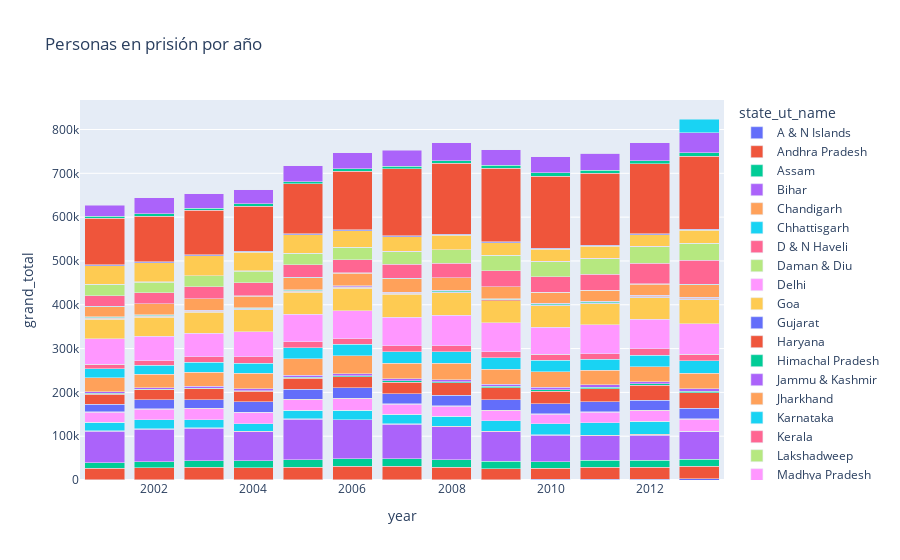

The notebook cell this image was saved under:
### Code cell
px.bar(totalbyyear, x='year', y='grand_total', color='state_ut_name', barmode='stack', title='Personas en prisión por año')

### Figure 1 — Plotly figure (JSON) as saved in the notebook; plotly's stock layout.template omitted (floating-point values rounded to 4 significant figures)
{"data": [{"alignmentgroup": "True", "hovertemplate": "state_ut_name=A & N Islands<br>year=%{x}<br>grand_total=%{y}<extra></extra>", "legendgroup": "A & N Islands", "marker": {"color": "#636efa"}, "name": "A & N Islands", "offsetgroup": "A & N Islands", "orientation": "v", "showlegend": true, "textposition": "auto", "type": "bar", "x": [2001, 2002, 2003, 2004, 2005, 2006, 2007, 2008, 2009, 2010, 2011, 2012, 2013], "xaxis": "x", "y": [766, 662, 592, 442, 448, 692, 826, 442, 456, 1376, 2238, 2252, 2298], "yaxis": "y"}, {"alignmentgroup": "True", "hovertemplate": "state_ut_name=Andhra Pradesh<br>year=%{x}<br>grand_total=%{y}<extra></extra>", "legendgroup": "Andhra Pradesh", "marker": {"color": "#EF553B"}, "name": "Andhra Pradesh", "offsetgroup": "Andhra Pradesh", "orientation": "v", "showlegend": true, "textposition": "auto", "type": "bar", "x": [2001, 2002, 2003, 2004, 2005, 2006, 2007, 2008, 2009, 2010, 2011, 2012, 2013], "xaxis": "x", "y": [26180, 26846, 28168, 27762, 29226, 30842, 30090, 28160, 25616, 24980, 26426, 26570, 28626], "yaxis": "y"}, {"alignmentgroup": "True", "hovertemplate": "state_ut_name=Assam<br>year=%{x}<br>grand_total=%{y}<extra></extra>", "legendgroup": "Assam", "marker": {"color": "#00cc96"}, "name": "Assam", "offsetgroup": "Assam", "orientation": "v", "showlegend": true, "textposition": "auto", "type": "bar", "x": [2001, 2002, 2003, 2004, 2005, 2006, 2007, 2008, 2009, 2010, 2011, 2012, 2013], "xaxis": "x", "y": [12970, 14134, 15274, 15656, 17026, 17076, 17410, 17484, 16320, 15844, 16406, 16542, 16526], "yaxis": "y"}, {"alignmentgroup": "True", "hovertemplate": "state_ut_name=Bihar<br>year=%{x}<br>grand_total=%{y}<extra></extra>", "legendgroup": "Bihar", "marker": {"color": "#ab63fa"}, "name": "Bihar", "offsetgroup": "Bihar", "orientation": "v", "showlegend": true, "textposition": "auto", "type": "bar", "x": [2001, 2002, 2003, 2004, 2005, 2006, 2007, 2008, 2009, 2010, 2011, 2012, 2013], "xaxis": "x", "y": [71814, 74600, 74646, 66146, 91636, 88562, 79276, 75418, 67422, 59400, 56064, 57100, 62518], "yaxis": "y"}, {"alignmentgroup": "True", "hovertemplate": "state_ut_name=Chandigarh<br>year=%{x}<br>grand_total=%{y}<extra></extra>", "legendgroup": "Chandigarh", "marker": {"color": "#FFA15A"}, "name": "Chandigarh", "offsetgroup": "Chandigarh", "orientation": "v", "showlegend": true, "textposition": "auto", "type": "bar", "x": [2001, 2002, 2003, 2004, 2005, 2006, 2007, 2008, 2009, 2010, 2011, 2012, 2013], "xaxis": "x", "y": [852, 912, 1050, 1098, 910, 876, 1002, 1052, 1286, 1280, 1252, 1468, 1322], "yaxis": "y"}, {"alignmentgroup": "True", "hovertemplate": "state_ut_name=Chhattisgarh<br>year=%{x}<br>grand_total=%{y}<extra></extra>", "legendgroup": "Chhattisgarh", "marker": {"color": "#19d3f3"}, "name": "Chhattisgarh", "offsetgroup": "Chhattisgarh", "orientation": "v", "showlegend": true, "textposition": "auto", "type": "bar", "x": [2001, 2002, 2003, 2004, 2005, 2006, 2007, 2008, 2009, 2010, 2011, 2012], "xaxis": "x", "y": [19334, 20012, 17722, 17746, 19642, 20718, 20902, 22460, 24284, 25830, 27836, 29560], "yaxis": "y"}, {"alignmentgroup": "True", "hovertemplate": "state_ut_name=D & N Haveli<br>year=%{x}<br>grand_total=%{y}<extra></extra>", "legendgroup": "D & N Haveli", "marker": {"color": "#FF6692"}, "name": "D & N Haveli", "offsetgroup": "D & N Haveli", "orientation": "v", "showlegend": true, "textposition": "auto", "type": "bar", "x": [2001, 2002, 2003, 2004, 2005, 2006, 2007, 2008, 2009, 2010, 2011, 2012, 2013], "xaxis": "x", "y": [332, 320, 344, 66, 58, 66, 56, 92, 112, 84, 50, 74, 70], "yaxis": "y"}, {"alignmentgroup": "True", "hovertemplate": "state_ut_name=Daman & Diu<br>year=%{x}<br>grand_total=%{y}<extra></extra>", "legendgroup": "Daman & Diu", "marker": {"color": "#B6E880"}, "name": "Daman & Diu", "offsetgroup": "Daman & Diu", "orientation": "v", "showlegend": true, "textposition": "auto", "type": "bar", "x": [2001, 2002, 2003, 2004, 2005, 2006, 2007, 2008, 2009, 2010, 2011, 2012, 2013], "xaxis": "x", "y": [82, 66, 66, 54, 70, 108, 132, 86, 80, 60, 58, 50, 112], "yaxis": "y"}, {"alignmentgroup": "True", "hovertemplate": "state_ut_name=Delhi<br>year=%{x}<br>grand_total=%{y}<extra></extra>", "legendgroup": "Delhi", "marker": {"color": "#FF97FF"}, "name": "Delhi", "offsetgroup": "Delhi", "orientation": "v", "showlegend": true, "textposition": "auto", "type": "bar", "x": [2001, 2002, 2003, 2004, 2005, 2006, 2007, 2008, 2009, 2010, 2011, 2012, 2013], "xaxis": "x", "y": [22046, 24082, 24344, 25220, 24634, 26800, 23210, 23106, 22492, 21712, 24248, 24226, 27104], "yaxis": "y"}, {"alignmentgroup": "True", "hovertemplate": "state_ut_name=Goa<br>year=%{x}<br>grand_total=%{y}<extra></extra>", "legendgroup": "Goa", "marker": {"color": "#FECB52"}, "name": "Goa", "offsetgroup": "Goa", "orientation": "v", "showlegend": true, "textposition": "auto", "type": "bar", "x": [2001, 2002, 2003, 2004, 2005, 2006, 2007, 2008, 2009, 2010, 2011, 2012, 2013], "xaxis": "x", "y": [904, 704, 1064, 854, 768, 760, 732, 806, 864, 912, 978, 944, 1046], "yaxis": "y"}, {"alignmentgroup": "True", "hovertemplate": "state_ut_name=Gujarat<br>year=%{x}<br>grand_total=%{y}<extra></extra>", "legendgroup": "Gujarat", "marker": {"color": "#636efa"}, "name": "Gujarat", "offsetgroup": "Gujarat", "orientation": "v", "showlegend": true, "textposition": "auto", "type": "bar", "x": [2001, 2002, 2003, 2004, 2005, 2006, 2007, 2008, 2009, 2010, 2011, 2012, 2013], "xaxis": "x", "y": [17846, 20494, 20452, 23140, 22432, 23586, 23684, 24558, 23884, 23056, 23202, 23170, 24116], "yaxis": "y"}, {"alignmentgroup": "True", "hovertemplate": "state_ut_name=Haryana<br>year=%{x}<br>grand_total=%{y}<extra></extra>", "legendgroup": "Haryana", "marker": {"color": "#EF553B"}, "name": "Haryana", "offsetgroup": "Haryana", "orientation": "v", "showlegend": true, "textposition": "auto", "type": "bar", "x": [2001, 2002, 2003, 2004, 2005, 2006, 2007, 2008, 2009, 2010, 2011, 2012, 2013], "xaxis": "x", "y": [22696, 22716, 24198, 24020, 25094, 25374, 26186, 28098, 27674, 28438, 30066, 33904, 35288], "yaxis": "y"}, {"alignmentgroup": "True", "hovertemplate": "state_ut_name=Himachal Pradesh<br>year=%{x}<br>grand_total=%{y}<extra></extra>", "legendgroup": "Himachal Pradesh", "marker": {"color": "#00cc96"}, "name": "Himachal Pradesh", "offsetgroup": "Himachal Pradesh", "orientation": "v", "showlegend": true, "textposition": "auto", "type": "bar", "x": [2001, 2002, 2003, 2004, 2005, 2006, 2007, 2008, 2009, 2010, 2011, 2012, 2013], "xaxis": "x", "y": [1814, 1794, 1956, 2088, 2336, 2672, 2870, 2936, 3108, 3170, 3214, 3432, 3998], "yaxis": "y"}, {"alignmentgroup": "True", "hovertemplate": "state_ut_name=Jammu & Kashmir<br>year=%{x}<br>grand_total=%{y}<extra></extra>", "legendgroup": "Jammu & Kashmir", "marker": {"color": "#ab63fa"}, "name": "Jammu & Kashmir", "offsetgroup": "Jammu & Kashmir", "orientation": "v", "showlegend": true, "textposition": "auto", "type": "bar", "x": [2001, 2002, 2003, 2004, 2005, 2006, 2007, 2008, 2009, 2010, 2011, 2012, 2013], "xaxis": "x", "y": [3294, 3606, 3790, 4078, 4274, 4540, 4598, 4620, 4724, 5154, 5326, 5080, 4704], "yaxis": "y"}, {"alignmentgroup": "True", "hovertemplate": "state_ut_name=Jharkhand<br>year=%{x}<br>grand_total=%{y}<extra></extra>", "legendgroup": "Jharkhand", "marker": {"color": "#FFA15A"}, "name": "Jharkhand", "offsetgroup": "Jharkhand", "orientation": "v", "showlegend": true, "textposition": "auto", "type": "bar", "x": [2001, 2002, 2003, 2004, 2005, 2006, 2007, 2008, 2009, 2010, 2011, 2012, 2013], "xaxis": "x", "y": [33034, 30256, 32830, 34994, 38466, 41418, 35872, 36806, 34392, 36084, 33172, 34662, 36440], "yaxis": "y"}, {"alignmentgroup": "True", "hovertemplate": "state_ut_name=Karnataka<br>year=%{x}<br>grand_total=%{y}<extra></extra>", "legendgroup": "Karnataka", "marker": {"color": "#19d3f3"}, "name": "Karnataka", "offsetgroup": "Karnataka", "orientation": "v", "showlegend": true, "textposition": "auto", "type": "bar", "x": [2001, 2002, 2003, 2004, 2005, 2006, 2007, 2008, 2009, 2010, 2011, 2012, 2013], "xaxis": "x", "y": [19492, 20824, 21804, 23084, 24454, 25400, 26104, 27076, 26482, 25778, 25332, 26274, 28236], "yaxis": "y"}, {"alignmentgroup": "True", "hovertemplate": "state_ut_name=Kerala<br>year=%{x}<br>grand_total=%{y}<extra></extra>", "legendgroup": "Kerala", "marker": {"color": "#FF6692"}, "name": "Kerala", "offsetgroup": "Kerala", "orientation": "v", "showlegend": true, "textposition": "auto", "type": "bar", "x": [2001, 2002, 2003, 2004, 2005, 2006, 2007, 2008, 2009, 2010, 2011, 2012, 2013], "xaxis": "x", "y": [10752, 10376, 12928, 14388, 13726, 13008, 13484, 13464, 13942, 13384, 12458, 13894, 14790], "yaxis": "y"}, {"alignmentgroup": "True", "hovertemplate": "state_ut_name=Lakshadweep<br>year=%{x}<br>grand_total=%{y}<extra></extra>", "legendgroup": "Lakshadweep", "marker": {"color": "#B6E880"}, "name": "Lakshadweep", "offsetgroup": "Lakshadweep", "orientation": "v", "showlegend": true, "textposition": "auto", "type": "bar", "x": [2001, 2002, 2003, 2004, 2005, 2006, 2007, 2008, 2009, 2010, 2011, 2012, 2013], "xaxis": "x", "y": [2, 32, 8, 0, 12, 0, 44, 38, 88, 54, 160, 0, 0], "yaxis": "y"}, {"alignmentgroup": "True", "hovertemplate": "state_ut_name=Madhya Pradesh<br>year=%{x}<br>grand_total=%{y}<extra></extra>", "legendgroup": "Madhya Pradesh", "marker": {"color": "#FF97FF"}, "name": "Madhya Pradesh", "offsetgroup": "Madhya Pradesh", "orientation": "v", "showlegend": true, "textposition": "auto", "type": "bar", "x": [2001, 2002, 2003, 2004, 2005, 2006, 2007, 2008, 2009, 2010, 2011, 2012, 2013], "xaxis": "x", "y": [58174, 55534, 53664, 57864, 62960, 64000, 65424, 69510, 65612, 62636, 65832, 67918, 69416], "yaxis": "y"}, {"alignmentgroup": "True", "hovertemplate": "state_ut_name=Maharashtra<br>year=%{x}<br>grand_total=%{y}<extra></extra>", "legendgroup": "Maharashtra", "marker": {"color": "#FECB52"}, "name": "Maharashtra", "offsetgroup": "Maharashtra", "orientation": "v", "showlegend": true, "textposition": "auto", "type": "bar", "x": [2001, 2002, 2003, 2004, 2005, 2006, 2007, 2008, 2009, 2010, 2011, 2012, 2013], "xaxis": "x", "y": [45054, 44044, 47858, 49844, 50862, 51578, 51784, 51662, 49768, 48562, 48164, 49018, 54800], "yaxis": "y"}, {"alignmentgroup": "True", "hovertemplate": "state_ut_name=Manipur<br>year=%{x}<br>grand_total=%{y}<extra></extra>", "legendgroup": "Manipur", "marker": {"color": "#636efa"}, "name": "Manipur", "offsetgroup": "Manipur", "orientation": "v", "showlegend": true, "textposition": "auto", "type": "bar", "x": [2001, 2002, 2003, 2004, 2005, 2006, 2007, 2008, 2009, 2010, 2011, 2012, 2013], "xaxis": "x", "y": [924, 1032, 1064, 930, 1058, 796, 888, 930, 1064, 1236, 1294, 1446, 1320], "yaxis": "y"}, {"alignmentgroup": "True", "hovertemplate": "state_ut_name=Meghalaya<br>year=%{x}<br>grand_total=%{y}<extra></extra>", "legendgroup": "Meghalaya", "marker": {"color": "#EF553B"}, "name": "Meghalaya", "offsetgroup": "Meghalaya", "orientation": "v", "showlegend": true, "textposition": "auto", "type": "bar", "x": [2001, 2002, 2003, 2004, 2005, 2006, 2007, 2008, 2009, 2010, 2011, 2012, 2013], "xaxis": "x", "y": [1052, 1064, 1110, 986, 1110, 1242, 1330, 1238, 1312, 1252, 1140, 1392, 1700], "yaxis": "y"}, {"alignmentgroup": "True", "hovertemplate": "state_ut_name=Mizoram<br>year=%{x}<br>grand_total=%{y}<extra></extra>", "legendgroup": "Mizoram", "marker": {"color": "#00cc96"}, "name": "Mizoram", "offsetgroup": "Mizoram", "orientation": "v", "showlegend": true, "textposition": "auto", "type": "bar", "x": [2001, 2002, 2003, 2004, 2005, 2006, 2007, 2008, 2009, 2010, 2011, 2012, 2013], "xaxis": "x", "y": [1716, 1716, 1674, 1918, 1426, 1458, 1882, 1580, 1530, 1984, 1762, 1694, 1740], "yaxis": "y"}, {"alignmentgroup": "True", "hovertemplate": "state_ut_name=Nagaland<br>year=%{x}<br>grand_total=%{y}<extra></extra>", "legendgroup": "Nagaland", "marker": {"color": "#ab63fa"}, "name": "Nagaland", "offsetgroup": "Nagaland", "orientation": "v", "showlegend": true, "textposition": "auto", "type": "bar", "x": [2001, 2002, 2003, 2004, 2005, 2006, 2007, 2008, 2009, 2010, 2011, 2012, 2013], "xaxis": "x", "y": [1330, 1262, 1136, 1178, 1250, 1348, 1002, 1238, 1246, 1042, 1004, 796, 974], "yaxis": "y"}, {"alignmentgroup": "True", "hovertemplate": "state_ut_name=Orissa<br>year=%{x}<br>grand_total=%{y}<extra></extra>", "legendgroup": "Orissa", "marker": {"color": "#FFA15A"}, "name": "Orissa", "offsetgroup": "Orissa", "orientation": "v", "showlegend": true, "textposition": "auto", "type": "bar", "x": [2001, 2002, 2003, 2004, 2005, 2006, 2007, 2008, 2009, 2010, 2011, 2012, 2013], "xaxis": "x", "y": [23350, 25274, 25934, 26316, 27916, 29288, 30736, 28746, 27068, 24858, 25506, 25734, 28946], "yaxis": "y"}, {"alignmentgroup": "True", "hovertemplate": "state_ut_name=Pondicherry<br>year=%{x}<br>grand_total=%{y}<extra></extra>", "legendgroup": "Pondicherry", "marker": {"color": "#19d3f3"}, "name": "Pondicherry", "offsetgroup": "Pondicherry", "orientation": "v", "showlegend": true, "textposition": "auto", "type": "bar", "x": [2001, 2002, 2003, 2004, 2005, 2006, 2007, 2008, 2009, 2010, 2011, 2012, 2013], "xaxis": "x", "y": [524, 492, 556, 602, 576, 624, 692, 600, 538, 522, 484, 570, 560], "yaxis": "y"}, {"alignmentgroup": "True", "hovertemplate": "state_ut_name=Punjab<br>year=%{x}<br>grand_total=%{y}<extra></extra>", "legendgroup": "Punjab", "marker": {"color": "#FF6692"}, "name": "Punjab", "offsetgroup": "Punjab", "orientation": "v", "showlegend": true, "textposition": "auto", "type": "bar", "x": [2001, 2002, 2003, 2004, 2005, 2006, 2007, 2008, 2009, 2010, 2011, 2012, 2013], "xaxis": "x", "y": [24108, 24218, 26464, 30128, 29356, 30230, 31944, 32230, 35708, 35288, 35642, 46438, 54898], "yaxis": "y"}, {"alignmentgroup": "True", "hovertemplate": "state_ut_name=Rajasthan<br>year=%{x}<br>grand_total=%{y}<extra></extra>", "legendgroup": "Rajasthan", "marker": {"color": "#B6E880"}, "name": "Rajasthan", "offsetgroup": "Rajasthan", "orientation": "v", "showlegend": true, "textposition": "auto", "type": "bar", "x": [2001, 2002, 2003, 2004, 2005, 2006, 2007, 2008, 2009, 2010, 2011, 2012, 2013], "xaxis": "x", "y": [25990, 24772, 25390, 26342, 25986, 27966, 29374, 31040, 35864, 34388, 36208, 38702, 38586], "yaxis": "y"}, {"alignmentgroup": "True", "hovertemplate": "state_ut_name=Sikkim<br>year=%{x}<br>grand_total=%{y}<extra></extra>", "legendgroup": "Sikkim", "marker": {"color": "#FF97FF"}, "name": "Sikkim", "offsetgroup": "Sikkim", "orientation": "v", "showlegend": true, "textposition": "auto", "type": "bar", "x": [2001, 2002, 2003, 2004, 2005, 2006, 2007, 2008, 2009, 2010, 2011, 2012, 2013], "xaxis": "x", "y": [372, 344, 342, 324, 390, 450, 452, 520, 386, 414, 380, 472, 460], "yaxis": "y"}, {"alignmentgroup": "True", "hovertemplate": "state_ut_name=Tamilnadu<br>year=%{x}<br>grand_total=%{y}<extra></extra>", "legendgroup": "Tamilnadu", "marker": {"color": "#FECB52"}, "name": "Tamilnadu", "offsetgroup": "Tamilnadu", "orientation": "v", "showlegend": true, "textposition": "auto", "type": "bar", "x": [2001, 2002, 2003, 2004, 2005, 2006, 2007, 2008, 2009, 2010, 2011, 2012, 2013], "xaxis": "x", "y": [42520, 43790, 45306, 42204, 41362, 37312, 33198, 32408, 28720, 27732, 27738, 26390, 29442], "yaxis": "y"}, {"alignmentgroup": "True", "hovertemplate": "state_ut_name=Tripura<br>year=%{x}<br>grand_total=%{y}<extra></extra>", "legendgroup": "Tripura", "marker": {"color": "#636efa"}, "name": "Tripura", "offsetgroup": "Tripura", "orientation": "v", "showlegend": true, "textposition": "auto", "type": "bar", "x": [2001, 2002, 2003, 2004, 2005, 2006, 2007, 2008, 2009, 2010, 2011, 2012, 2013], "xaxis": "x", "y": [2080, 2082, 2802, 2530, 2820, 2740, 2634, 2556, 1976, 1902, 1798, 1802, 1802], "yaxis": "y"}, {"alignmentgroup": "True", "hovertemplate": "state_ut_name=Uttar Pradesh<br>year=%{x}<br>grand_total=%{y}<extra></extra>", "legendgroup": "Uttar Pradesh", "marker": {"color": "#EF553B"}, "name": "Uttar Pradesh", "offsetgroup": "Uttar Pradesh", "orientation": "v", "showlegend": true, "textposition": "auto", "type": "bar", "x": [2001, 2002, 2003, 2004, 2005, 2006, 2007, 2008, 2009, 2010, 2011, 2012, 2013], "xaxis": "x", "y": [106592, 104450, 101062, 103412, 113436, 133338, 152360, 161618, 167610, 165346, 164766, 160622, 167036], "yaxis": "y"}, {"alignmentgroup": "True", "hovertemplate": "state_ut_name=Uttaranchal<br>year=%{x}<br>grand_total=%{y}<extra></extra>", "legendgroup": "Uttaranchal", "marker": {"color": "#00cc96"}, "name": "Uttaranchal", "offsetgroup": "Uttaranchal", "orientation": "v", "showlegend": true, "textposition": "auto", "type": "bar", "x": [2001, 2002, 2003, 2004, 2005, 2006, 2007, 2008, 2009, 2010, 2011, 2012, 2013], "xaxis": "x", "y": [4580, 4718, 4862, 4730, 4700, 5288, 5418, 6468, 7014, 7086, 6522, 7070, 7690], "yaxis": "y"}, {"alignmentgroup": "True", "hovertemplate": "state_ut_name=West Bengal<br>year=%{x}<br>grand_total=%{y}<extra></extra>", "legendgroup": "West Bengal", "marker": {"color": "#ab63fa"}, "name": "West Bengal", "offsetgroup": "West Bengal", "orientation": "v", "showlegend": true, "textposition": "auto", "type": "bar", "x": [2001, 2002, 2003, 2004, 2005, 2006, 2007, 2008, 2009, 2010, 2011, 2012, 2013], "xaxis": "x", "y": [24694, 37486, 32578, 32638, 36316, 36386, 37196, 40460, 35172, 37038, 39016, 40862, 45556], "yaxis": "y"}, {"alignmentgroup": "True", "hovertemplate": "state_ut_name=Arunachal Pradesh<br>year=%{x}<br>grand_total=%{y}<extra></extra>", "legendgroup": "Arunachal Pradesh", "marker": {"color": "#FFA15A"}, "name": "Arunachal Pradesh", "offsetgroup": "Arunachal Pradesh", "orientation": "v", "showlegend": true, "textposition": "auto", "type": "bar", "x": [2009, 2010, 2011, 2012, 2013], "xaxis": "x", "y": [124, 114, 110, 142, 184], "yaxis": "y"}, {"alignmentgroup": "True", "hovertemplate": "state_ut_name=Chhatisgarh<br>year=%{x}<br>grand_total=%{y}<extra></extra>", "legendgroup": "Chhatisgarh", "marker": {"color": "#19d3f3"}, "name": "Chhatisgarh", "offsetgroup": "Chhatisgarh", "orientation": "v", "showlegend": true, "textposition": "auto", "type": "bar", "x": [2013], "xaxis": "x", "y": [31680], "yaxis": "y"}], "layout": {"barmode": "stack", "legend": {"title": {"text": "state_ut_name"}, "tracegroupgap": 0}, "title": {"text": "Personas en prisión por año"}, "xaxis": {"anchor": "y", "domain": [0, 1], "title": {"text": "year"}}, "yaxis": {"anchor": "x", "domain": [0, 1], "title": {"text": "grand_total"}}}}
